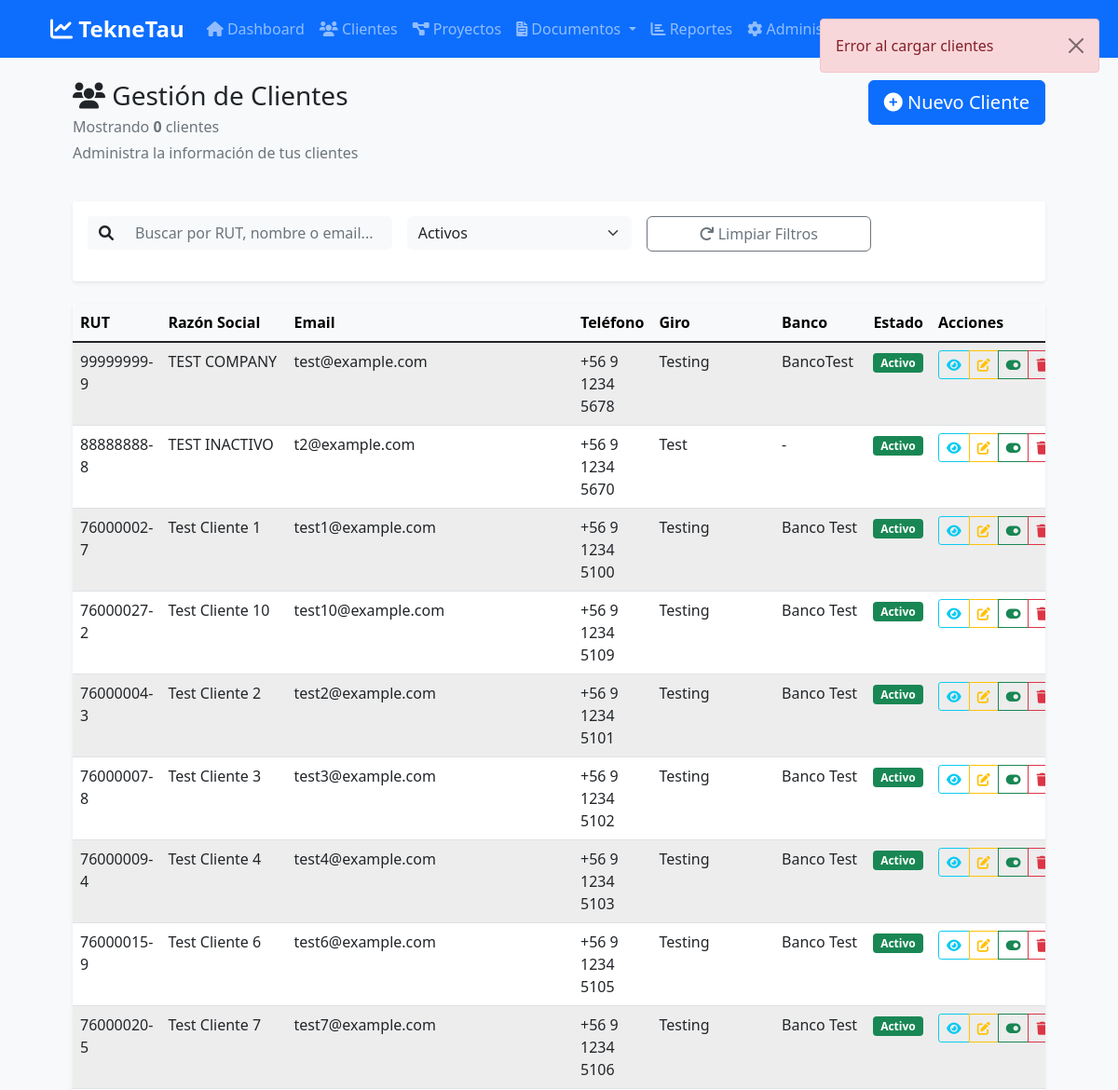
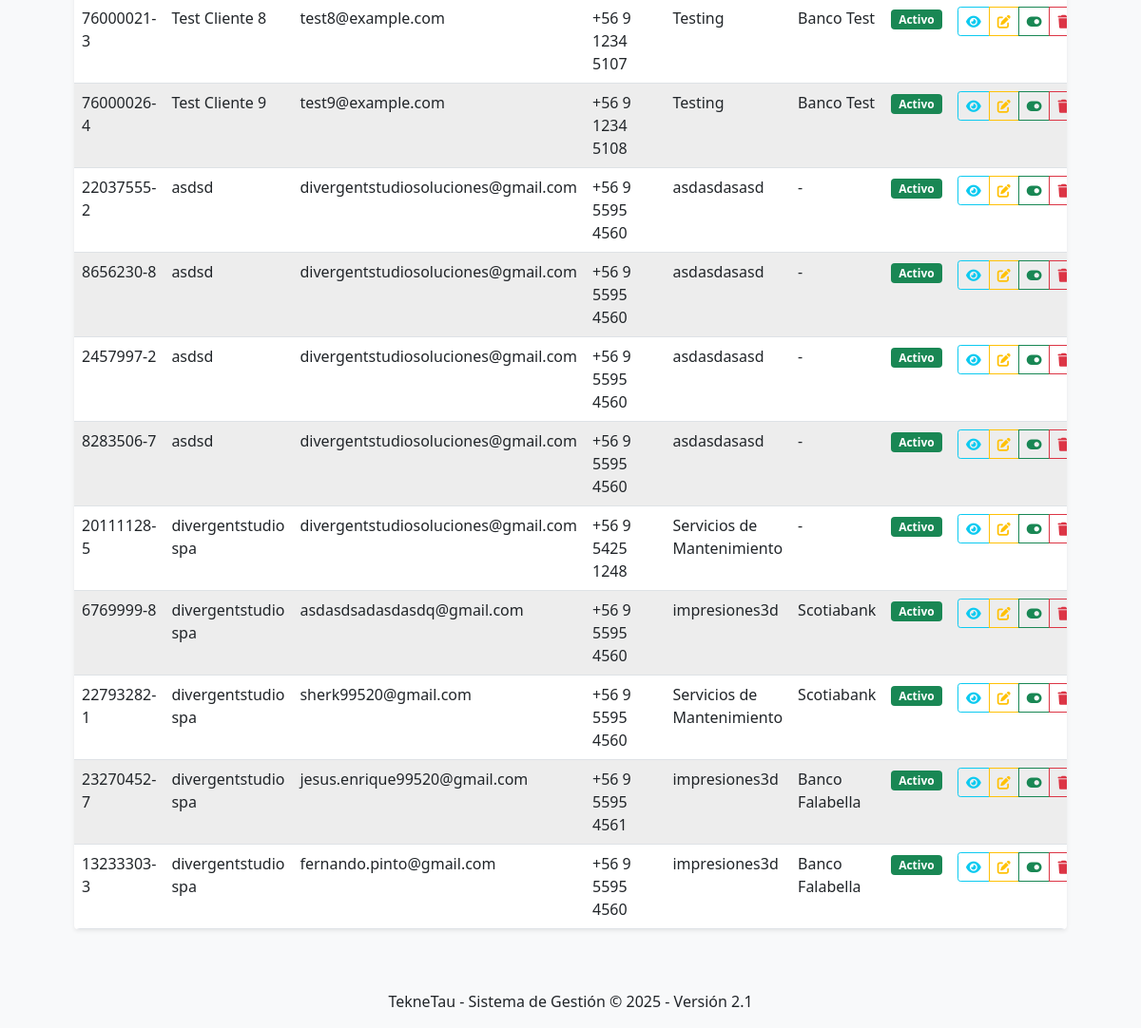
The page /clientes-public (signed in) on the database its author committed (2 pictures, top to bottom).
### tables this page shows
CREATE TABLE clientes (
            id INTEGER PRIMARY KEY AUTOINCREMENT,
            rut TEXT UNIQUE,
            razon_social TEXT,
            giro TEXT,
            telefono TEXT,
            email TEXT,
            direccion TEXT,
            comuna TEXT,
            fecha_creacion TEXT DEFAULT CURRENT_TIMESTAMP,
            activo BOOLEAN DEFAULT 1
        , cuenta_corriente TEXT, idt TEXT, desc_idt TEXT, banco TEXT, observaciones TEXT);

### app.py (the view)
@app.route('/clientes-public')
def clientes_public():
    bancos_chile = [
        'Banco de Chile', 'BCI', 'Scotiabank', 'BBVA', 'Santander', 'Itaú', 'Banco Ripley', 'Banco Falabella'
    ]
    conn = get_db_connection()
    clientes_list = rows_to_dicts(conn.execute("SELECT * FROM clientes WHERE activo = 1 ORDER BY razon_social").fetchall())
    conn.close()
    return render_template('clientes.html', clientes=clientes_list, bancos=sorted(bancos_chile))

### app.py (called while the page is built)
def get_db_connection():
    conn = sqlite3.connect(app.config['DATABASE'])
    conn.row_factory = sqlite3.Row
    return conn

def rows_to_dicts(rows):
    resultado = []
    for row in rows:
        if isinstance(row, sqlite3.Row):
            resultado.append({key: row[key] for key in row.keys()})
        elif isinstance(row, dict):
            resultado.append(row)
        else:
            try:
                resultado.append(dict(row))
            except Exception:
                resultado.append({'value': row})
    return resultado

### templates/clientes.html (shortened to what this page needs)
<!DOCTYPE html>
<html lang="es">
<head>
    <link rel="stylesheet" href="https://cdn.jsdelivr.net/npm/bootstrap@5.3.0/dist/css/bootstrap.min.css">
    <link rel="stylesheet" href="https://cdnjs.cloudflare.com/ajax/libs/font-awesome/6.4.0/css/all.min.css">
</head>
<body data-user-role="{{ session.rol }}">
    {% extends "base.html" %}
    {% block content %}
    <div class="container-fluid">
        <div class="row mb-4">
            <div class="col-md-8">
                <h1 class="h3 mb-0">
                    <i class="fas fa-users"></i> Gestión de Clientes
                </h1>
                <p class="text-muted mt-1 mb-0">Mostrando <strong id="clientesCount">0</strong> clientes</p>
                <p class="text-muted mt-1">Administra la información de tus clientes</p>
            </div>
            <div class="col-md-4 text-end">
                {% if session.rol in ['admin', 'usuario'] %}
                <button class="btn btn-primary btn-lg" data-bs-toggle="modal" data-bs-target="#modalClienteNuevo">
                    <i class="fas fa-plus-circle"></i> Nuevo Cliente
                </button>
                {% endif %}
            </div>
        </div>
        <div class="card shadow-sm mb-4 border-0">
            <div class="card-body">
                <div class="row g-3">
                    <div class="col-md-4">
                        <div class="input-group">
                            <span class="input-group-text bg-light border-0">
                                <i class="fas fa-search"></i>
                            </span>
                            <input type="text" id="buscarCliente" class="form-control border-0 bg-light"
                                   placeholder="Buscar por RUT, nombre o email...">
                        </div>
                    </div>
                    <div class="col-md-3">
                        <select id="filtroEstado" class="form-select bg-light border-0">
                            <option value="activo" selected>Activos</option>
                        </select>
                    </div>
                    <div class="col-md-3">
                        <button class="btn btn-outline-secondary w-100" onclick="limpiarFiltros()">
                            <i class="fas fa-redo"></i> Limpiar Filtros
                        </button>
                    </div>
                </div>
                <div id="clientesDebug" class="px-4 pb-3"></div>
            </div>
        </div>
        <div class="card shadow-sm border-0">
            <div class="table-responsive">
                <table class="table table-hover table-striped mb-0" id="tablaClientes">
                    <thead class="table-light">
                        <tr>
                            <th class="fw-600">RUT</th>
                            <th class="fw-600">Razón Social</th>
                            <th class="fw-600">Email</th>
                            <th class="fw-600">Teléfono</th>
                            <th class="fw-600">Giro</th>
                            <th class="fw-600">Banco</th>
                            <th class="fw-600">Estado</th>
                            <th class="fw-600">Acciones</th>
                        </tr>
                    </thead>
                    <tbody id="cuerpoTablaClientes">
                        {% for cliente in clientes %}
                        <tr>
                            <td class="fw-500">{{ cliente.rut }}</td>
                            <td>{{ cliente.razon_social }}</td>
                            <td>{{ cliente.email or '-' }}</td>
                            <td>{{ cliente.telefono or '-' }}</td>
                            <td>{{ cliente.giro or '-' }}</td>
                            <td>{{ cliente.banco or '-' }}</td>
                            <td>{% if cliente.activo == 1 or cliente.activo == True %}<span class="badge bg-success">Activo</span>{% else %}<span class="badge bg-secondary">Inactivo</span>{% endif %}</td>
                            <td>
                                <div class="btn-group btn-group-sm" role="group">
                                    <button type="button" class="btn btn-outline-info" data-action="ver" data-rut="{{ cliente.rut }}" onclick="verCliente('{{ cliente.rut }}'); return false;" title="Ver"><i class="fas fa-eye"></i></button>
                                    <button type="button" class="btn btn-outline-warning" data-action="editar" data-rut="{{ cliente.rut }}" onclick="editarCliente('{{ cliente.rut }}'); return false;" title="Editar"><i class="fas fa-edit"></i></button>
                                    <button type="button" class="btn btn-outline-success" data-action="toggle" data-rut="{{ cliente.rut }}" onclick="toggleEstado('{{ cliente.rut }}'); return false;" title="{% if cliente.activo == 1 or cliente.activo == True %}Desactivar{% else %}Activar{% endif %}"><i class="fas fa-toggle-{% if cliente.activo == 1 or cliente.activo == True %}on{% else %}off{% endif %}"></i></button>
                                    <button type="button" class="btn btn-outline-danger" data-action="eliminar" data-rut="{{ cliente.rut }}" onclick="eliminarCliente('{{ cliente.rut }}'); return false;" title="Eliminar"><i class="fas fa-trash"></i></button>
                                </div>
                            </td>
                        </tr>
                        {% endfor %}
                    </tbody>
                </table>
            </div>
        </div>
    </div>
    {% endblock %}

### static/css/style.css (style rules this page uses)
:root { --primary-color: #2c3e50; --secondary-color: #3498db; --success-color: #27ae60; --warning-color: #f39c12; --danger-color: #e74c3c; --nc-color: #27ae60; --nd-color: #f39c12; }
body { background-color: #f8f9fa; font-family: 'Segoe UI', Tahoma, Geneva, Verdana, sans-serif; }
.card { box-shadow: 0 0.125rem 0.25rem rgba(0, 0, 0, 0.075); border: 1px solid rgba(0, 0, 0, 0.125); margin-bottom: 1.5rem; }
.table th { border-top: none; font-weight: 600; background-color: #f8f9fa; }
.btn { border-radius: 0.375rem; font-weight: 500; }
.table-responsive { border-radius: 0.375rem; }
.table-striped tbody tr:nth-of-type(odd) { background-color: rgba(0, 0, 0, 0.02); }
.form-control, .form-select { border-radius: 0.375rem; border: 1px solid #ced4da; }

### rows shown on the page
clientes: rut "99999999-9", razon_social "TEST COMPANY", email "test@example.com", telefono "+56 9 1234 5678", giro "Testing", banco "BancoTest", activo "Activo"
clientes: rut "88888888-8", razon_social "TEST INACTIVO", email "t2@example.com", telefono "+56 9 1234 5670", giro "Test", banco "-", activo "Activo"
clientes: rut "76000002-7", razon_social "Test Cliente 1", email "test1@example.com", telefono "+56 9 1234 5100", giro "Testing", banco "Banco Test", activo "Activo"
clientes: rut "76000027-2", razon_social "Test Cliente 10", email "test10@example.com", telefono "+56 9 1234 5109", giro "Testing", banco "Banco Test", activo "Activo"
clientes: rut "76000004-3", razon_social "Test Cliente 2", email "test2@example.com", telefono "+56 9 1234 5101", giro "Testing", banco "Banco Test", activo "Activo"
clientes: rut "76000007-8", razon_social "Test Cliente 3", email "test3@example.com", telefono "+56 9 1234 5102", giro "Testing", banco "Banco Test", activo "Activo"
clientes: rut "76000009-4", razon_social "Test Cliente 4", email "test4@example.com", telefono "+56 9 1234 5103", giro "Testing", banco "Banco Test", activo "Activo"
clientes: rut "76000015-9", razon_social "Test Cliente 6", email "test6@example.com", telefono "+56 9 1234 5105", giro "Testing", banco "Banco Test", activo "Activo"
clientes: rut "76000020-5", razon_social "Test Cliente 7", email "test7@example.com", telefono "+56 9 1234 5106", giro "Testing", banco "Banco Test", activo "Activo"
clientes: rut "76000021-3", razon_social "Test Cliente 8", email "test8@example.com", telefono "+56 9 1234 5107", giro "Testing", banco "Banco Test", activo "Activo"
clientes: rut "76000026-4", razon_social "Test Cliente 9", email "test9@example.com", telefono "+56 9 1234 5108", giro "Testing", banco "Banco Test", activo "Activo"
clientes: rut "22037555-2", razon_social "asdsd", email "divergentstudiosoluciones@gmail.com", telefono "+56 9 5595 4560", giro "asdasdasasd", banco "-", activo "Activo"
clientes: rut "8656230-8", razon_social "asdsd", email "divergentstudiosoluciones@gmail.com", telefono "+56 9 5595 4560", giro "asdasdasasd", banco "-", activo "Activo"
clientes: rut "2457997-2", razon_social "asdsd", email "divergentstudiosoluciones@gmail.com", telefono "+56 9 5595 4560", giro "asdasdasasd", banco "-", activo "Activo"
clientes: rut "8283506-7", razon_social "asdsd", email "divergentstudiosoluciones@gmail.com", telefono "+56 9 5595 4560", giro "asdasdasasd", banco "-", activo "Activo"
clientes: rut "20111128-5", razon_social "divergentstudio spa", email "divergentstudiosoluciones@gmail.com", telefono "+56 9 5425 1248", giro "Servicios de Mantenimiento", banco "-", activo "Activo"
clientes: rut "6769999-8", razon_social "divergentstudio spa", email "asdasdsadasdasdq@gmail.com", telefono "+56 9 5595 4560", giro "impresiones3d", banco "Scotiabank", activo "Activo"
clientes: rut "22793282-1", razon_social "divergentstudio spa", email "sherk99520@gmail.com", telefono "+56 9 5595 4560", giro "Servicios de Mantenimiento", banco "Scotiabank", activo "Activo"
clientes: rut "23270452-7", razon_social "divergentstudio spa", email "jesus.enrique99520@gmail.com", telefono "+56 9 5595 4561", giro "impresiones3d", banco "Banco Falabella", activo "Activo"
clientes: rut "13233303-3", razon_social "divergentstudio spa", email "fernando.pinto@gmail.com", telefono "+56 9 5595 4560", giro "impresiones3d", banco "Banco Falabella", activo "Activo"
